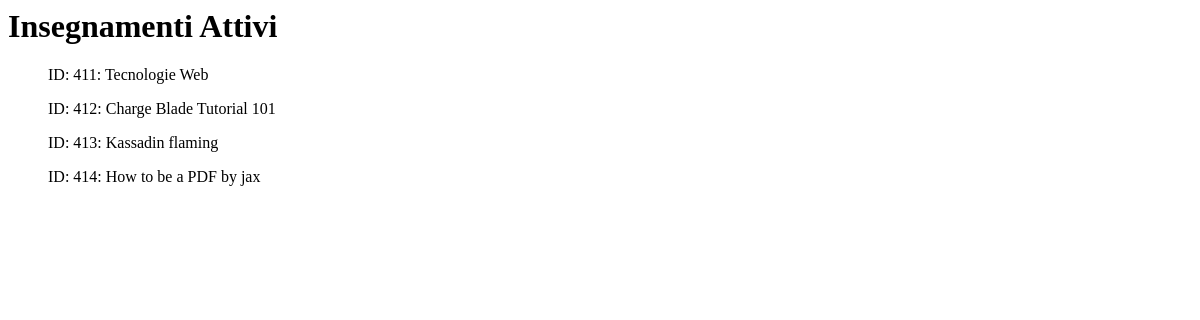
Before: / with the older database file.
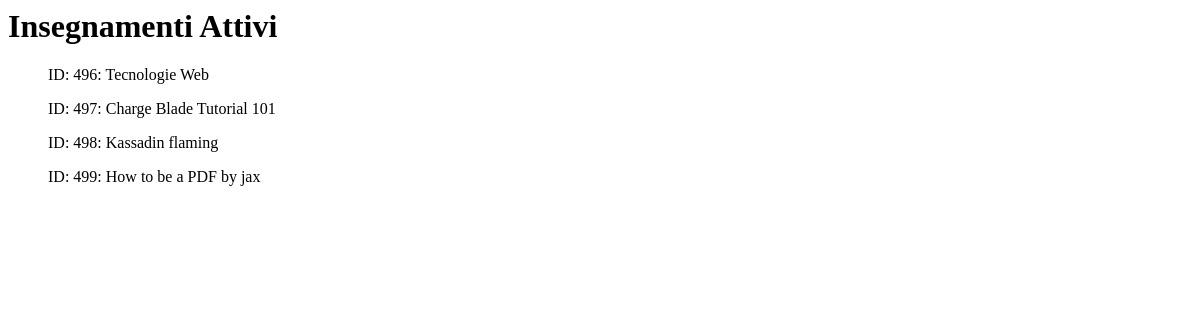
After: the same page with the newer database file.
### iscrizioni/models.py (models this page shows)
class Insegnamento(models.Model):
    titolo = models.CharField(max_length=50)
    studenti= models.ManyToManyField(Studente, default=None)
    def __str__(self):
        return "ID: " + str(self.pk) + ": " + self.titolo
    class Meta:verbose_name_plural = "Insegnamenti"

### iscrizioni/views.py (the view)
# urls.py: path('', ListaInsegnamentiattivi.as_view(), name= "insegnamentiattivi"),
class ListaInsegnamentiattivi (ListView):
    model = Insegnamento
    template_name = "insegnamenti_attivi.html"
    def get_queryset(self):
        return self.model.objects.exclude(studenti__isnull=True)
    def get_context_data(self, **kwargs):
        context = super().get_context_data(**kwargs)
        context['titolo'] = "Insegnamenti Attivi"
        return context

### iscrizioni/templates/insegnamenti_attivi.html (shortened to what this page needs)
{% extends 'base.html' %}
{% block content %}
<h1> {{titolo}} </h1>
{% for p in object_list %}
<ul>
    {{ p }}
</ul>
{% endfor %}
{% endblock %}

Changed rows visible on the page:
removed Insegnamento: id+titolo "ID: 411: Tecnologie Web"
removed Insegnamento: id+titolo "ID: 412: Charge Blade Tutorial 101"
removed Insegnamento: id+titolo "ID: 413: Kassadin flaming"
removed Insegnamento: id+titolo "ID: 414: How to be a PDF by jax"
added Insegnamento: id+titolo "ID: 496: Tecnologie Web"
added Insegnamento: id+titolo "ID: 497: Charge Blade Tutorial 101"
added Insegnamento: id+titolo "ID: 498: Kassadin flaming"
added Insegnamento: id+titolo "ID: 499: How to be a PDF by jax"
